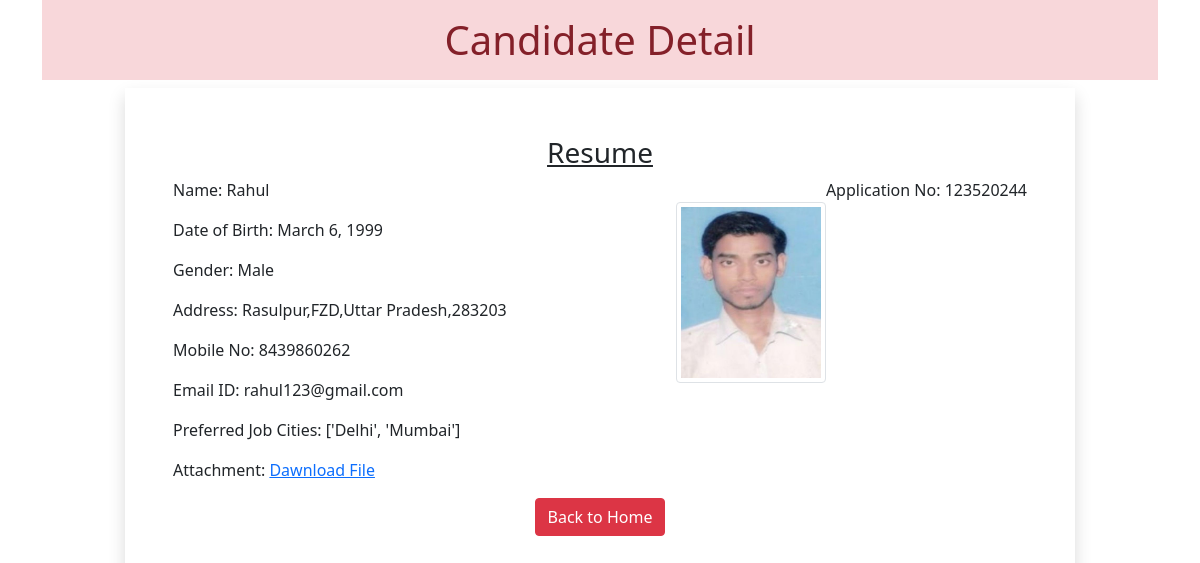
/4, run on the app's committed database.
### myapp/models.py (models this page shows)
class Resume(models.Model):
    name = models.CharField(max_length=100)
    dob =models.DateField(auto_now_add=False,auto_now=False)
    gender = models.CharField(max_length=100)
    locality = models.CharField(max_length=100)
    city = models.CharField(max_length=100)
    pin = models.PositiveIntegerField()
    state = models.CharField(max_length=100, choices=STATE_CHOICE)
    mobile = models.PositiveIntegerField()
    email = models.EmailField()
    job_city = models.CharField(max_length=100)
    profile_image = models.ImageField(upload_to='profileimage',blank=True)
    my_file = models.FileField(upload_to='doc', blank=True)

### myapp/views.py (the view)
# urls.py: path('<int:pk>', views.CandidateView.as_view(), name='candidate'),
class CandidateView(View):
    def get(self, request, pk):
        candidate = Resume.objects.get(pk=pk)
        return render(request, 'myapp/candidate.html', {'candidate': candidate})

### template/myapp/candidate.html (shortened to what this page needs)
<!DOCTYPE html>
<html lang="en">
<head>
     <link href="https://cdn.jsdelivr.net/npm/bootstrap@5.0.2/dist/css/bootstrap.min.css" rel="stylesheet"
>
    <link rel="stylesheet" href="https://cdn.jsdelivr.net/npm/bootstrap-icons@1.11.3/font/bootstrap-icons.min.css">
</head>
<body>
<div class="container">
    <h1 class="alert-danger text-center p-3">Candidate Detail</h1>
    <div class="row">
        <div class="col-sm-10 shadow p-5 offset-sm-1">
            <h3 class="text-center"><u>Resume</u></h3>
            <p class="float-end">Application No: 12352024{{ candidate.id}}</p>
            <img src="{{candidate.profile_image.url}}" alt="" class="img-fluid img-thumbnail float-end mt-4"
                 width="150" height="150">
            <p> Name: {{candidate.name}}</p>
            <p> Date of Birth: {{candidate.dob}}</p>
            <p> Gender: {{candidate.gender}}</p>
            <p> Address: {{candidate.locality}},{{candidate.city}},{{candidate.state}},{{candidate.pin}}</p>
            <p> Mobile No: {{candidate.mobile}}</p>
            <p> Email ID: {{candidate.email}}</p>
            <p> Preferred Job Cities: {{candidate.job_city }}</p>
            <p> Attachment: <a href="{{candidate.my_file.url}}">Dawnload File</a></p>
            <div class="text-center">
             <a href="/" class="btn btn-danger">Back to Home</a>
            </div>
        </div>
    </div>
</div>
</body>
</html>

### data on the page
Resume: id "4", profile_image (picture), name "Rahul", dob "March 6, 1999", gender "Male", locality "Rasulpur", city "FZD", state "Uttar Pradesh", pin "283203", mobile "8439860262", email "rahul123@gmail.com", job_city "['Delhi', 'Mumbai']"
